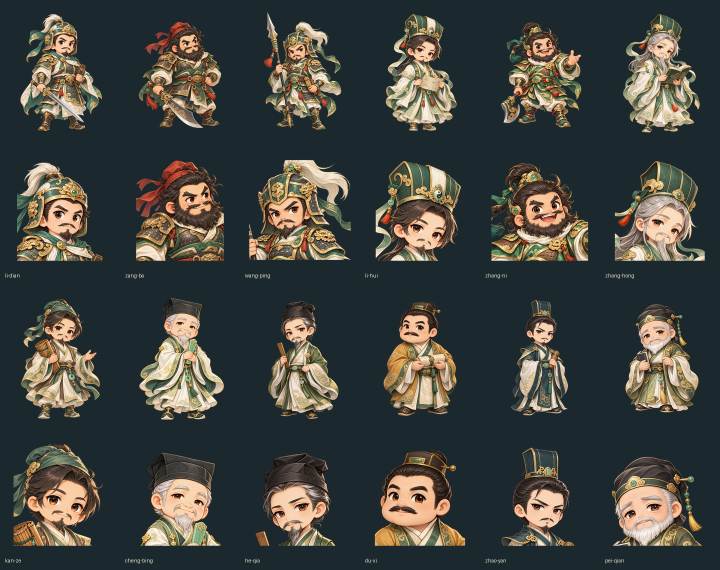
#> input picture records/roster-expansion-20261030-hist1/twelve-generals-ui-dark.png, 1440 x 1140 px (shown at 1/2 size)
$ python -i export-ui.py   (imports and definitions only)
#> lines starting #> are read from the running program, lines starting #| are printed output that depends on the picture
import json, hashlib, datetime
from pathlib import Path
from PIL import Image, ImageDraw

HERE = Path(__file__).resolve().parent
# [1 line that did not run here, left out]
# [1 line that did not run here, left out]
# [1 line that did not run here, left out]
# [1 line not run here, left out]
sha = lambda p: hashlib.sha256(Path(p).read_bytes()).hexdigest()
rel = lambda p: Path(p).relative_to(ROOT).as_posix()

def stats(im):
    a = im.getchannel('A')
    hist = a.histogram()
    solid = a.point(lambda x: 255 if x > 16 else 0)
    edge = [sum(v > 16 for v in a.crop(b).getdata()) for b in
            [(0, 0, im.width, 1), (im.width-1, 0, im.width, im.height),
             (0, im.height-1, im.width, im.height), (0, 0, 1, im.height)]]
    return {'size': list(im.size), 'alphaRange': list(a.getextrema()),
            'alphaOne': hist[1], 'alphaZero': hist[0],
            'solidBBoxAbove16': solid.getbbox(), 'solidEdgePixelsTRBL': edge}

def contained(im, size, pad):
    scale = min((size[0]-2*pad)/im.width, (size[1]-2*pad)/im.height)
    dims = (round(im.width*scale), round(im.height*scale))
    small = im.convert('RGBa').resize(dims, Image.Resampling.LANCZOS).convert('RGBA')
    pos = ((size[0]-dims[0])//2, (size[1]-dims[1])//2)
    out = Image.new('RGBA', size)
    out.paste(small, pos)
    return out, {'uniformScale': scale, 'resizedSize': dims, 'offset': pos,
                 'resampler': 'premultiplied Lanczos', 'alphaThresholdEdit': False}

manifest = {'schemaVersion': 1, 'createdAt': datetime.datetime.now(datetime.timezone.utc).isoformat(),
            'scope': 'Twelve new original Daoist chibi historical identity masters to 60 UI derivatives',
            'newGeneratedImagesInThisScript': 0, 'generalCount': 12,
            'sources': [], 'assets': [], 'warnings': [],
            'userApproved': False, 'clientIntegrated': False, 'variantsFulfilled': False}
# [45 lines not run here, left out]

manifest['assetCount'] = len(manifest['assets'])
manifest['nativeCropRgbaChecked'] = True
manifest['status'] = 'awaiting_root_visual_review'
# [3 lines not run here, left out]
qa_derivations = []
# [18 lines not run here, left out]

>>> import cv2
>>> picture = cv2.imread('twelve-generals-ui-dark.png', cv2.IMREAD_GRAYSCALE)
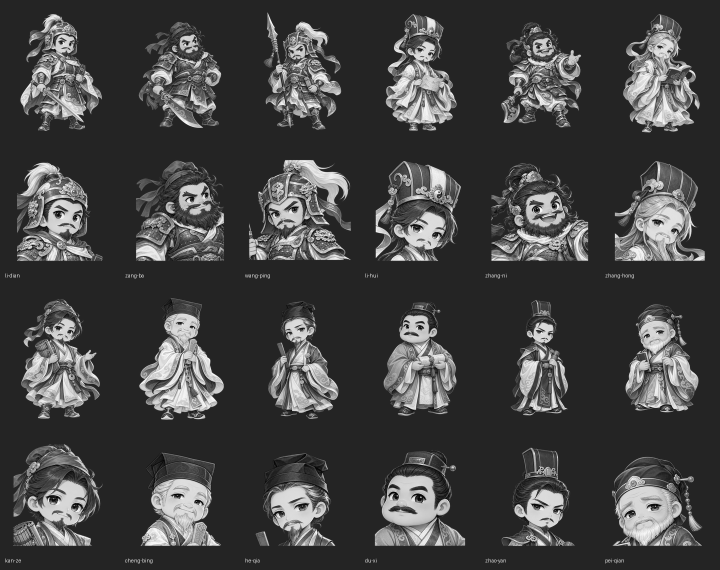
#> picture: shape (1140, 1440) (shown at 1/2 size); min 0, max 255, mean 67.7
#> (the run stopped early here; a loop or call above may not have finished)
